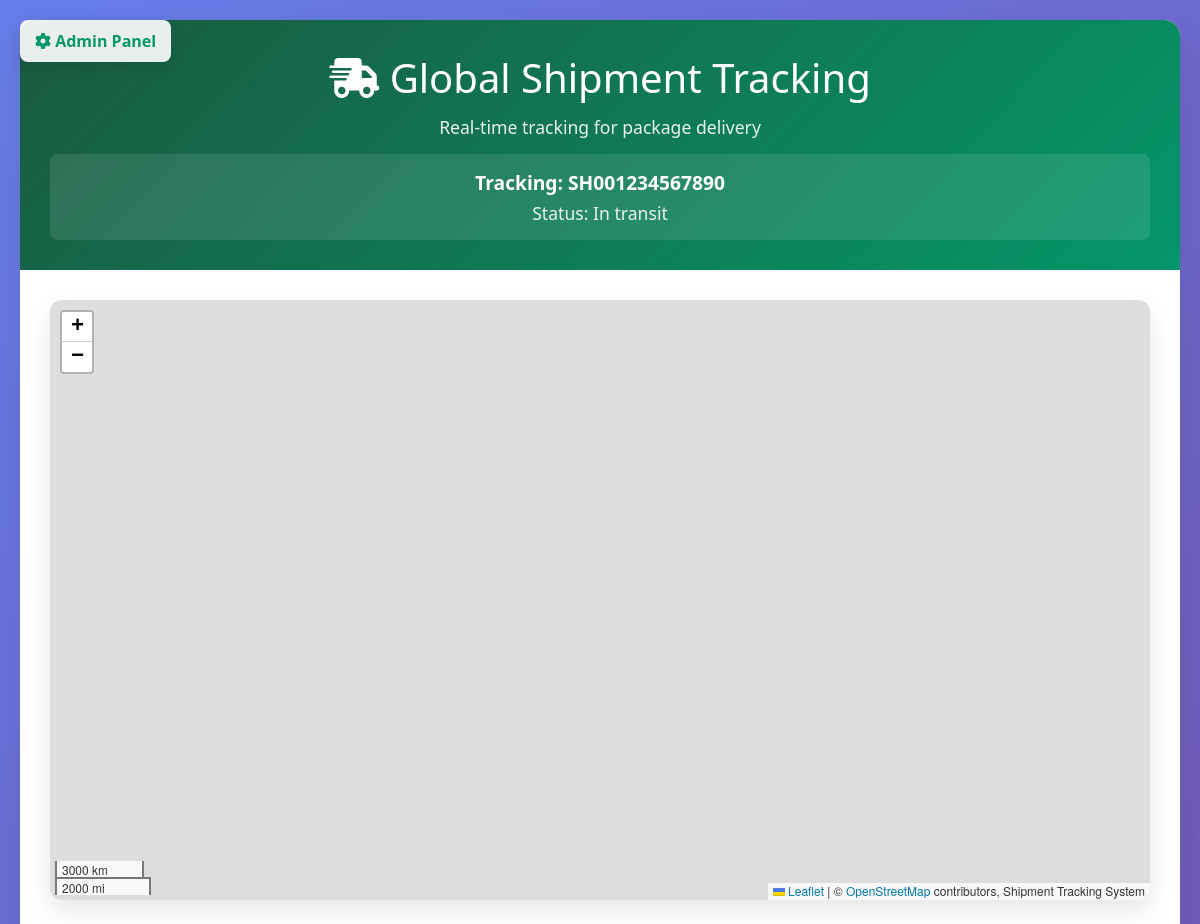
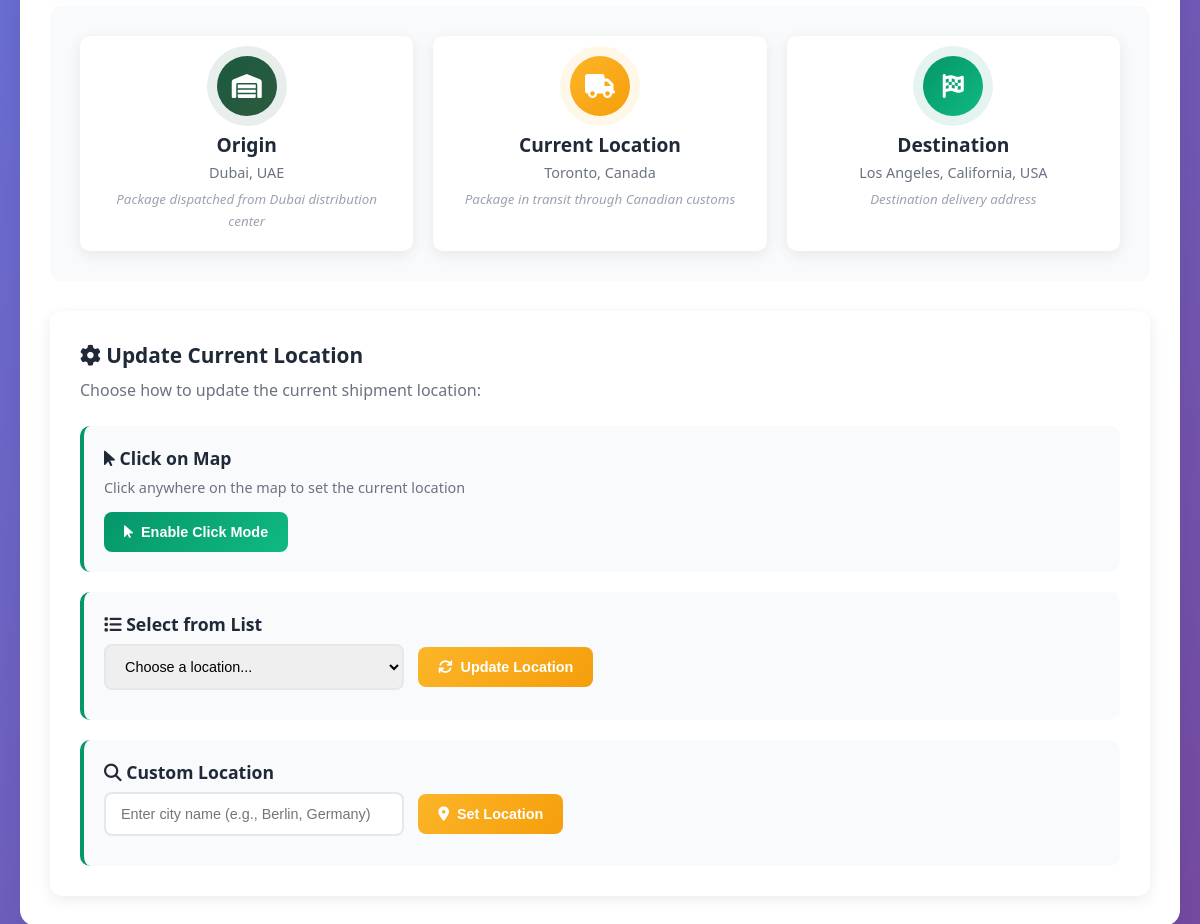
The page / on the database its author committed (2 pictures, top to bottom).
### tables this page shows
CREATE TABLE `shipments` (
  `id` int(11) NOT NULL,
  `tracking_number` varchar(50) NOT NULL,
  `origin_location` varchar(255) NOT NULL,
  `origin_description` varchar(500) DEFAULT NULL,
  `current_location` varchar(255) NOT NULL,
  `current_description` varchar(500) DEFAULT NULL,
  `destination_location` varchar(255) NOT NULL,
  `destination_description` varchar(500) DEFAULT NULL,
  `status` enum('dispatched','in_transit','delivered','delayed') DEFAULT 'in_transit',
  `created_at` timestamp NOT NULL DEFAULT current_timestamp(),
  `updated_at` timestamp NOT NULL DEFAULT current_timestamp() ON UPDATE current_timestamp()
);

### database.php (called while the page is built, shortened)
<?php
class Database {
    private $host = 'localhost';
    private $db_name = 'shipment_tracking';
    private $username = 'root';
    private $password = '';
    public function connect() {
        $this->conn = null;
        try {
            $this->conn = new PDO(
                "mysql:host=" . $this->host . ";dbname=" . $this->db_name,
                $this->username,
                $this->password
            );
            $this->conn->setAttribute(PDO::ATTR_ERRMODE, PDO::ERRMODE_EXCEPTION);
            $this->conn->setAttribute(PDO::ATTR_DEFAULT_FETCH_MODE, PDO::FETCH_ASSOC);
        } catch(PDOException $e) {
            echo "Connection Error: " . $e->getMessage();
            die();
        }
        return $this->conn;
    }
}
function getDbConnection() {
    $database = new Database();
    return $database->connect();
}
?>

### Shipment.php (called while the page is built, shortened)
<?php
require_once __DIR__ . '/../config/database.php';
class Shipment {
    private $conn;
    public function __construct() {
        $this->conn = getDbConnection();
    }
    public function getShipment($trackingNumber) {
        try {
            $query = "SELECT * FROM shipments WHERE tracking_number = :tracking_number";
            $stmt = $this->conn->prepare($query);
            $stmt->bindParam(':tracking_number', $trackingNumber);
            $stmt->execute();
            return $stmt->fetch();
        } catch(PDOException $e) {
            error_log("Database Error: " . $e->getMessage());
            return false;
        }
    }
}
?>

### index.php (the view, shortened to what this page needs)
<?php
require_once 'classes/Shipment.php';
$trackingNumber = $_GET['tracking'] ?? 'SH001234567890';
$shipment = new Shipment();
$shipmentData = $shipment->getShipment($trackingNumber);
?>
<!DOCTYPE html>
<html lang="en">
<head>
    <link rel="stylesheet" href="https://cdnjs.cloudflare.com/ajax/libs/leaflet/1.9.4/leaflet.min.css" />
    <link rel="stylesheet" href="https://cdnjs.cloudflare.com/ajax/libs/font-awesome/6.4.0/all.min.css" />
</head>
<body>
    <a href="admin.php" class="admin-link">
        <i class="fas fa-cog"></i> Admin Panel
    </a>
    <div class="container">
        <div class="header">
            <h1><i class="fas fa-shipping-fast"></i> Global Shipment Tracking</h1>
            <p>Real-time tracking for package delivery</p>
            <div class="tracking-info">
                <h3>Tracking: <?php echo htmlspecialchars($shipmentData['tracking_number']); ?></h3>
                <p>Status: <?php echo ucfirst(str_replace('_', ' ', $shipmentData['status'])); ?></p>
            </div>
        </div>
        <div class="map-container">
            <div id="map"></div>
        </div>
        <div class="route-info">
            <div class="location-card origin">
                <div class="icon">
                    <i class="fas fa-warehouse"></i>
                </div>
                <h3>Origin</h3>
                <p id="origin-location-name"><?php echo htmlspecialchars($shipmentData['origin_location']); ?></p>
                <small><?php echo htmlspecialchars($shipmentData['origin_description']); ?></small>
            </div>
            <div class="location-card current">
                <div class="icon">
                    <i class="fas fa-truck"></i>
                </div>
                <h3>Current Location</h3>
                <p id="current-location-name"><?php echo htmlspecialchars($shipmentData['current_location']); ?></p>
                <small><?php echo htmlspecialchars($shipmentData['current_description']); ?></small>
            </div>
            <div class="location-card destination">
                <div class="icon">
                    <i class="fas fa-flag-checkered"></i>
                </div>
                <h3>Destination</h3>
                <p id="destination-location-name"><?php echo htmlspecialchars($shipmentData['destination_location']); ?></p>
                <small><?php echo htmlspecialchars($shipmentData['destination_description']); ?></small>
            </div>
        </div>
        <div class="control-panel">
            <div class="control-section">
                <h3><i class="fas fa-cog"></i> Update Current Location</h3>
                <p>Choose how to update the current shipment location:</p>
                <div class="control-options">
                    <div class="control-option">
                        <h4><i class="fas fa-mouse-pointer"></i> Click on Map</h4>
                        <p>Click anywhere on the map to set the current location</p>
                        <button id="enable-click-mode" class="btn btn-primary">
                            <i class="fas fa-mouse-pointer"></i> Enable Click Mode
                        </button>
                    </div>
                    <div class="control-option">
                        <h4><i class="fas fa-list"></i> Select from List</h4>
                        <select id="location-select" class="location-select">
                            <option value="">Choose a location...</option>
                        </select>
                        <button id="update-location" class="btn btn-secondary">
                            <i class="fas fa-sync"></i> Update Location
                        </button>
                    </div>
                    <div class="control-option">
                        <h4><i class="fas fa-search"></i> Custom Location</h4>
                        <input type="text" id="custom-location" class="location-input" placeholder="Enter city name (e.g., Berlin, Germany)">
                        <button id="set-custom-location" class="btn btn-secondary">
                            <i class="fas fa-map-marker-alt"></i> Set Location
                        </button>
                    </div>
                </div>
            </div>
        </div>
    </div>
</body>
</html>

### index.php (style rules this page uses)
* { margin: 0; padding: 0; box-sizing: border-box; }
body { font-family: 'Segoe UI', Tahoma, Geneva, Verdana, sans-serif; background: linear-gradient(135deg, #667eea 0%, #764ba2 100%); min-height: 100vh; padding: 20px; }
.container { max-width: 1200px; margin: 0 auto; background: white; border-radius: 16px; box-shadow: 0 20px 40px rgba(0, 0, 0, 0.1); overflow: hidden; }
.header { background: linear-gradient(135deg, #1a5a40 0%, #059669 100%); color: white; padding: 30px; text-align: center; }
.header h1 { font-size: 2.5rem; margin-bottom: 10px; font-weight: 300; }
.header p { font-size: 1.1rem; opacity: 0.9; }
.tracking-info { background: rgba(255, 255, 255, 0.1); padding: 15px; border-radius: 8px; margin-top: 15px; }
.tracking-info h3 { font-size: 1.2rem; margin-bottom: 5px; }
.map-container { position: relative; height: 600px; margin: 30px; border-radius: 12px; overflow: hidden; box-shadow: 0 10px 25px rgba(0, 0, 0, 0.1); }
#map { height: 100%; width: 100%; }
.route-info { display: flex; justify-content: space-around; padding: 30px; background: #f8fafc; margin: 0 30px 30px 30px; border-radius: 12px; gap: 20px; flex-wrap: wrap; }
.location-card { background: white; padding: 20px; border-radius: 10px; text-align: center; box-shadow: 0 4px 15px rgba(0, 0, 0, 0.08); flex: 1; min-width: 200px; transition: transform 0.3s ease, box-shadow 0.3s ease; }
.location-card .icon { width: 60px; height: 60px; border-radius: 50%; display: flex; align-items: center; justify-content: center; margin: 0 auto 15px; color: white; font-size: 24px; }
.origin .icon { background: linear-gradient(135deg, #1a5a40, #2d5a3d); box-shadow: 0 0 0 10px rgba(26, 90, 64, 0.1); }
.current .icon { background: linear-gradient(135deg, #fcb529, #f59e0b); box-shadow: 0 0 0 10px rgba(252, 181, 41, 0.1); }
.destination .icon { background: linear-gradient(135deg, #059669, #10b981); box-shadow: 0 0 0 10px rgba(5, 150, 105, 0.1); }
.location-card h3 { font-size: 1.2rem; margin-bottom: 5px; color: #1f2937; }
.location-card p { color: #6b7280; font-size: 0.9rem; margin-bottom: 5px; }
.location-card small { color: #9ca3af; font-style: italic; }
.control-panel { margin: 0 30px 30px 30px; background: white; border-radius: 12px; box-shadow: 0 4px 15px rgba(0, 0, 0, 0.08); }
.control-section { padding: 30px; }
.control-section h3 { color: #1f2937; margin-bottom: 10px; font-size: 1.3rem; }
.control-section > p { color: #6b7280; margin-bottom: 25px; }
.control-options { display: grid; gap: 20px; }
.control-option { padding: 20px; background: #f8fafc; border-radius: 10px; border-left: 4px solid #059669; }
.control-option h4 { color: #1f2937; margin-bottom: 8px; font-size: 1.1rem; }
.control-option p { color: #6b7280; margin-bottom: 15px; font-size: 0.9rem; }
.btn { padding: 12px 20px; border: none; border-radius: 8px; font-weight: 600; cursor: pointer; transition: all 0.3s ease; display: inline-flex; align-items: center; gap: 8px; font-size: 0.9rem; }
.btn-primary { background: linear-gradient(135deg, #059669, #10b981); color: white; }
.btn-secondary { background: linear-gradient(135deg, #fcb529, #f59e0b); color: white; }
.location-select, .location-input { width: 100%; max-width: 300px; padding: 12px 15px; border: 2px solid #e5e7eb; border-radius: 8px; margin-right: 10px; margin-bottom: 10px; font-size: 0.9rem; transition: border-color 0.3s ease; }
.admin-link { position: fixed; top: 20px; left: 20px; background: rgba(255, 255, 255, 0.9); color: #059669; padding: 10px 15px; border-radius: 8px; text-decoration: none; font-weight: 600; box-shadow: 0 4px 15px rgba(0, 0, 0, 0.1); transition: all 0.3s ease; z-index: 1000; }

### rows shown on the page
shipments: tracking_number "SH001234567890", status "In transit", origin_location "Dubai, UAE", origin_description "Package dispatched from Dubai distribution center", current_location "Toronto, Canada", current_description "Package in transit through Canadian customs", destination_location "Los Angeles, California, USA", destination_description "Destination delivery address"
